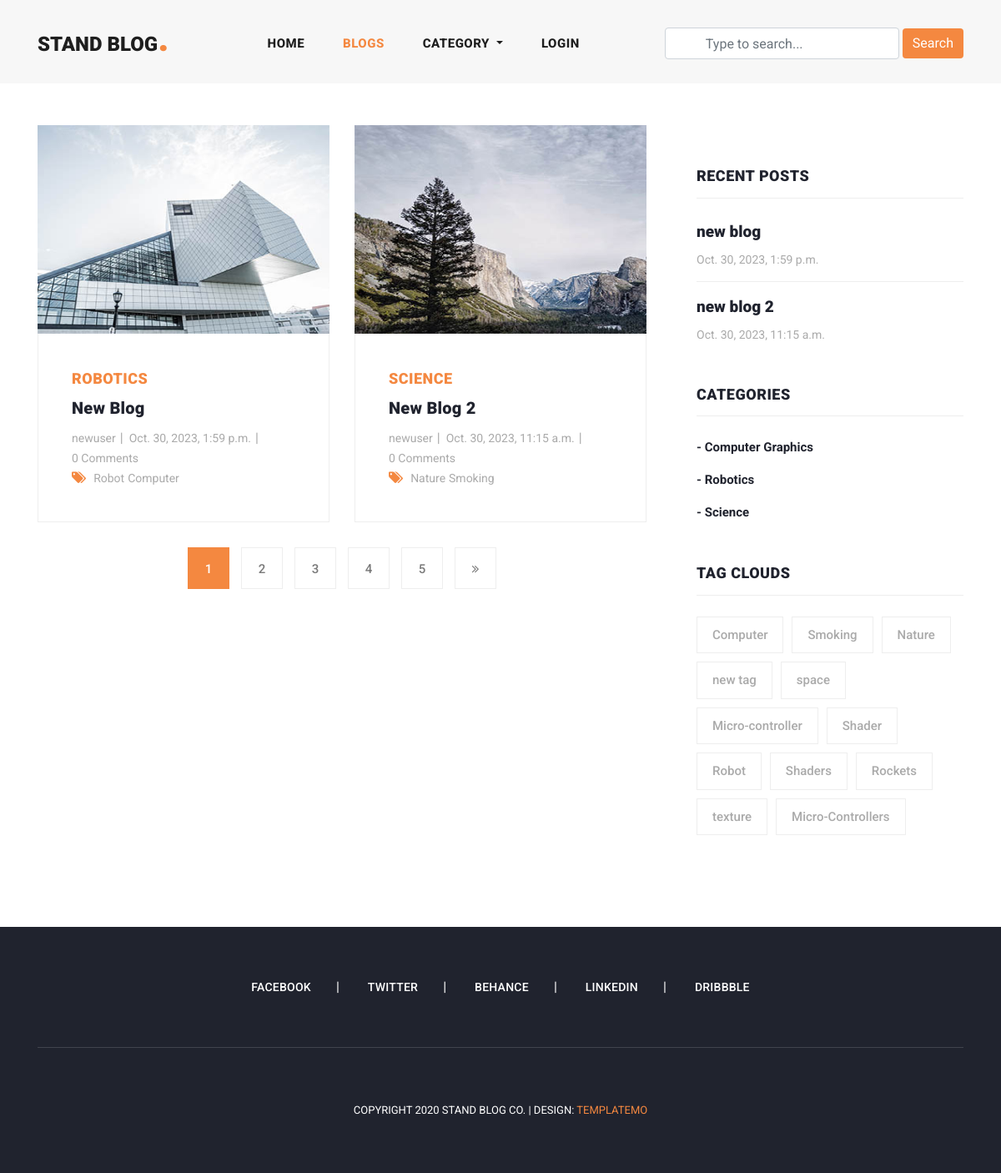
The app's page /blogs/ with its own data.
### blog/models.py (models this page shows, shortened)
class Blog(models.Model):
    user = models.ForeignKey(User, related_name= 'user_blogs', on_delete=models.CASCADE)
    category = models.ForeignKey(Category, related_name= 'category_blogs', on_delete=models.CASCADE)
    tag = models.ManyToManyField(Tag, related_name= 'tag_blogs', blank=True)
    created_date = models.DateTimeField(auto_now_add=True)
    title = models.CharField(max_length=150)
    description = RichTextField()
    slug = models.SlugField(max_length=100, blank=True, null=True)
    banner = models.ImageField(upload_to="blog_banners")
    likes = models.ManyToManyField(User, related_name= 'user_likes', blank=True)

class Category(models.Model):
    class Meta:
        verbose_name_plural = 'categories'
        verbose_name = 'category'
        ordering = ['title']
    title = models.CharField(max_length=150, unique=True)
    slug = models.SlugField(blank=True, null=True)
    created_date = models.DateTimeField(auto_now_add=True)

class Tag(models.Model):
    title = models.CharField(max_length=150)
    slug = models.SlugField(blank=True, null=True)
    created_date = models.DateTimeField(auto_now_add=True)

### user_profile/models.py (models this page shows, shortened)
class User(AbstractUser):
    email = models.EmailField(max_length=150, unique=True, error_messages={'unique': "The email must be unique"})
    profile_image = models.ImageField(null = True, blank = True, upload_to = "profile_images")
    REQUIRED_FIELDS = ["email"]
    object = CustomUserManager()
    followers = models.ManyToManyField("Follow")  # returning string from Follow class to here

### blog/views.py (the view)
# urls.py: path('blogs/', blogs, name='blogs'),
def blogs(request):
    queryset = Blog.objects.order_by('-created_date')
    tags = Tag.objects.order_by('-created_date')
    page = request.GET.get('page', 1)   # need to access by url(eg. ?page=3) otherwise, default page=1
    paginator = Paginator(queryset, 2)  # two blogs per page
    try:
        blogs = paginator.page(page)
    except EmptyPage:
        blogs = paginator.page(1)
    except PageNotAnInteger:
        blogs = paginator.page(1)
        return redirect('blogs')
    context = {
        "blogs": blogs,
        "tags": tags,
        "paginator": paginator
    }
    return render(request, 'blogs.html', context)

### blog/context_processors.py (called while the page is built)
def get_all_categories(request):
    categories = Category.objects.all()
    context = {
       "categories": categories
    }
    return context

### user_profile/context_processors.py (called while the page is built, shortened)
def user_notifications(request):
    context = {}
    return context

### template/blogs.html (shortened to what this page needs)
{% extends 'base.html' %}
{% load static %}
{% block content %}
<section class="blog-posts grid-system">
  <div class="container">
    <div class="row">
      <div class="col-lg-8">
        <div class="all-blog-posts">
          <div class="row">
            {% for blog in blogs %}
            {% include "blog_card.html" %}
            {% endfor %}
            <div class="col-lg-12">
            {% include "pagination.html" %}
            </div>
          </div>
        </div>
      </div>
      {%include 'sidebar.html' %}
    </div>
  </div>
</section>
{% endblock %}

### template/blog_card.html
<div class="col-lg-6">
  <div class="blog-post">
    <div class="blog-thumb">
      <img src="{{blog.banner.url}}" alt="">
    </div>
    <div class="down-content">
      <span>{{blog.category.title}}</span>
      <a href="{% url 'blog_details' blog.slug %}">
        <h4>{{blog.title}}</h4>
      </a>
      <ul class="post-info">
        <li><a href="{% url 'view_user_info' blog.user.username %}">{{blog.user.username}}</a></li>
        <li><a href="javascript:void(0);">{{blog.created_date}}</a></li>
        <li><a href="javascript:void(0);">{{blog.blog_comment.all.count}} Comments</a></li>
      </ul>
      <div class="post-options">
        <div class="row">
          <div class="col-lg-12">
            <ul class="post-tags">
              <li><i class="fa fa-tags"></i></li>
              {% if blog.tag.all.count > 0 %}
              {% for tag in blog.tag.all %}
              <li><a href="#">{{tag.title}}</a></li>
              {% endfor %}
              {% else %}
              None
              {%endif%}
            </ul>
          </div>
        </div>
      </div>
    </div>
  </div>
</div>

### template/sidebar.html
<div class="col-lg-4">
    <div class="sidebar">
      <div class="row">
        <div class="col-lg-12">
          <div class="sidebar-item recent-posts">
            <div class="sidebar-heading">
              <h2>Recent Posts</h2>
            </div>
            <div class="content">
              <ul>
                {% for blog in blogs|slice:"3" %}
                <li><a href="{% url 'blog_details' blog.slug %}">
                  <h5>{{blog.title}}</h5>
                  <span>{{blog.created_date}}</span>
                </a></li>
                {% endfor %}
              </ul>
            </div>
          </div>
        </div>
        <div class="col-lg-12">
          <div class="sidebar-item categories">
            <div class="sidebar-heading">
              <h2>Categories</h2>
            </div>
            <div class="content">
              <ul>
                {% for category in categories %}
                <li><a href="{% url 'category_blogs' category.slug %}">- {{category.title}}</a></li>
                {% endfor %}
              </ul>
            </div>
          </div>
        </div>
        <div class="col-lg-12">
          <div class="sidebar-item tags">
            <div class="sidebar-heading">
              <h2>Tag Clouds</h2>
            </div>
            <div class="content">
              <ul>
                {% for tag in tags %}
                <li><a href="{% url 'tag_blogs' tag.slug %}">{{tag.title}}</a></li>
                {% endfor %}
              </ul>
            </div>
          </div>
        </div>
      </div>
    </div>
  </div>

### assets/css/templatemo-stand-blog.css (style rules this page uses)
body { font-family: 'Roboto', sans-serif; overflow-x: hidden; text-rendering: optimizeLegibility; -webkit-font-smoothing: antialiased; -moz-osx-font-smoothing: grayscale; }
a { text-decoration: none!important; }
ul { padding: 0; margin: 0; list-style: none; }
h1,h2,h3,h4,h5,h6 { margin: 0px; }
.blog-posts { margin-top: 50px; }
.blog-posts .blog-post { margin-bottom: 30px; }
.blog-posts .blog-thumb img { width: 100%; height: 250px; overflow: hidden; }
.blog-posts .down-content { padding: 40px; border-right: 1px solid #eee; border-left: 1px solid #eee; border-bottom: 1px solid #eee; }
.blog-posts .down-content span { font-size: 18px; text-transform: uppercase; letter-spacing: 0.5px; font-weight: 900; color: #f48840; }
.blog-posts .down-content h4 { font-size: 24px; text-transform: capitalize; letter-spacing: 0.5px; font-weight: 900; color: #20232e; margin: 10px 0px 12px 0px; }
.blog-posts .down-content ul.post-info li { display: inline-block; margin-right: 8px; }
.blog-posts .down-content ul.post-info li:after { content: '|'; color: #aaa; margin-left: 8px; }
.blog-posts .down-content h4 { font-size: 20px; letter-spacing: 0.25px; }
.grid-system .down-content ul.post-info li { margin-right: 3px; }
.grid-system .down-content ul.post-info li:after { margin-left: 5px; }
.blog-posts .down-content ul.post-info li:last-child::after { display: none; }
.blog-posts .down-content ul.post-info li a { font-size: 14px; color: #aaa; font-weight: 400; transition: all .3s; }
.blog-posts .down-content ul.post-tags li, .blog-posts .down-content ul.post-share li { display: inline-block; }
.blog-posts .down-content ul.post-tags li:first-child i, .blog-posts .down-content ul.post-share li:first-child i { color: #f48840; margin-right: 5px; }
.blog-posts .down-content ul.post-tags li, .blog-posts .down-content ul.post-share li { color: #aaa; }
.blog-posts .down-content ul.post-tags li a, .blog-posts .down-content ul.post-share li a { font-size: 14px; color: #aaa; font-weight: 400; transition: all .3s; }
.blog-posts .sidebar-heading h2 { font-size: 18px; text-transform: uppercase; font-weight: 900; letter-spacing: 0.5px; color: #20232e; border-bottom: 1px solid #eee; padding-bottom: 15px; margin-bottom: 25px; }
.sidebar { margin-left: 30px; }
.sidebar .sidebar-item { margin-top: 50px; }
.sidebar .sidebar-heading h2 { font-size: 18px; text-transform: uppercase; font-weight: 900; letter-spacing: 0.5px; color: #20232e; border-bottom: 1px solid #eee; padding-bottom: 15px; margin-bottom: 25px; }
.sidebar .recent-posts ul li { margin-bottom: 15px; padding-bottom: 15px; border-bottom: 1px solid #eee; }
.sidebar .recent-posts ul li:last-child { margin-bottom: 0px; padding-bottom: 0px; border-bottom: none; }
.sidebar .recent-posts ul li h5 { font-size: 19px; font-weight: 900; color: #20232e; line-height: 30px; transition: all 0.3s; }
.sidebar .recent-posts ul li span { display: block; font-size: 14px; color: #aaa; margin-top: 8px; }
.sidebar .categories ul li { margin-bottom: 15px; }
.sidebar .categories ul li:last-child { margin-bottom: 0px; }
.sidebar .categories ul li a { font-size: 15px; font-weight: 700; color: #20232e; transition: all .3s; }
.sidebar .tags ul li { margin-right: 6px; display: inline-block; }
.sidebar .tags ul li { margin-bottom: 10px; }
.sidebar .tags ul li a { font-size: 15px; font-weight: 500; color: #aaa; display: inline-block; border: 1px solid #eee; padding: 10px 18px; transition: all .3s; }

### records on screen
Blog: banner (picture), category "ROBOTICS", title "New Blog", user.username "newuser", created_date "Oct. 30, 2023, 1:59 p.m.", blog_comment.all.count "0", title "new blog"
Tag: title "Robot"
Tag: title "Computer"
Blog: banner (picture), category "SCIENCE", title "New Blog 2", user.username "newuser", created_date "Oct. 30, 2023, 11:15 a.m.", blog_comment.all.count "0", title "new blog 2"
Tag: title "Nature"
Tag: title "Smoking"
Category: title "Computer Graphics"
Category: title "Robotics"
Category: title "Science"
Tag: title "new tag"
Tag: title "space"
Tag: title "Micro-controller"
Tag: title "Shader"
Tag: title "Shaders"
Tag: title "Rockets"
Tag: title "texture"
Tag: title "Micro-Controllers"

### other values on screen
{{ page }} "1"
{{ page }} "2" "3" "4" "5"
